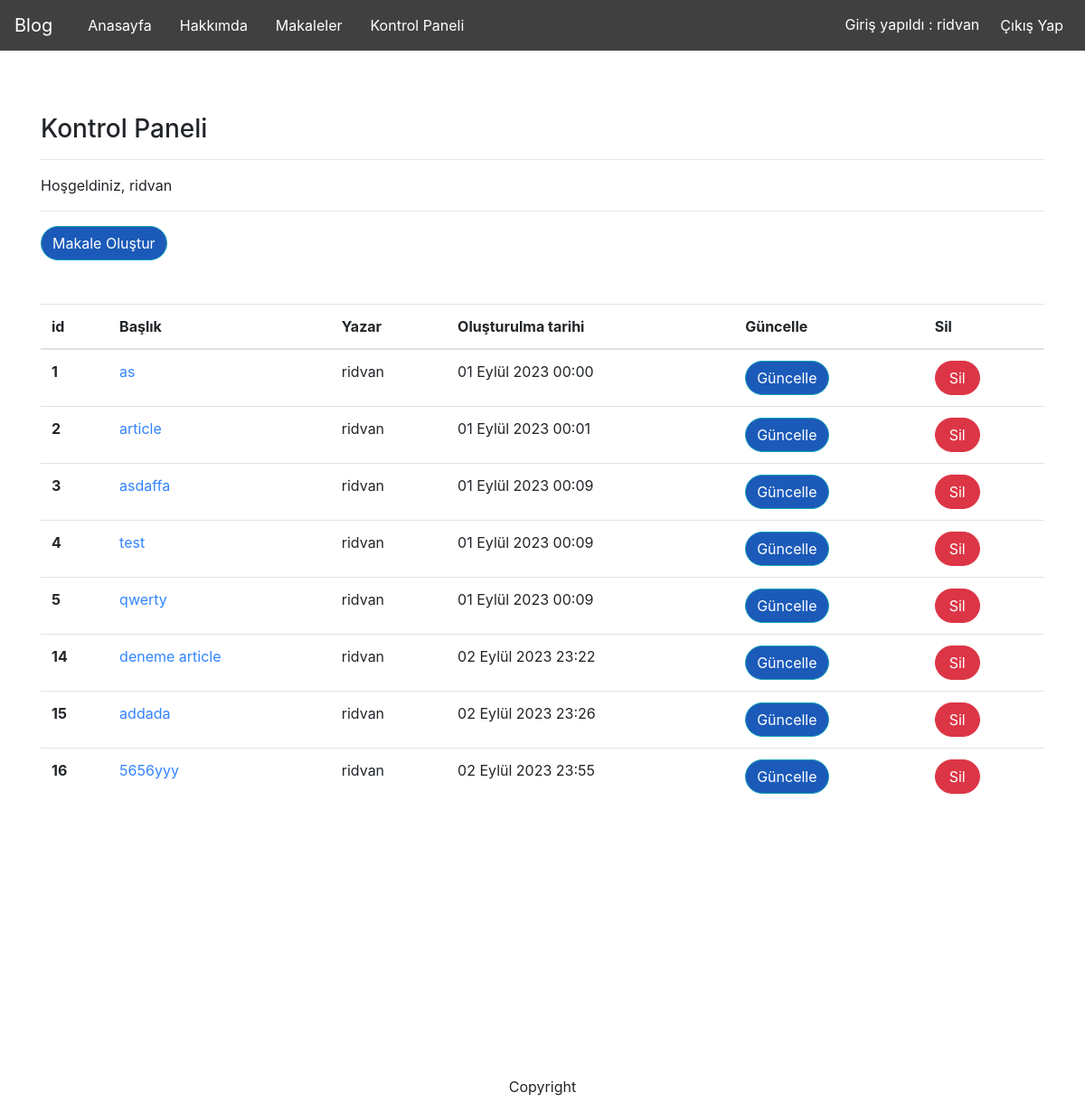
Before: /articles/dashboard/ (signed in) with the older database file.
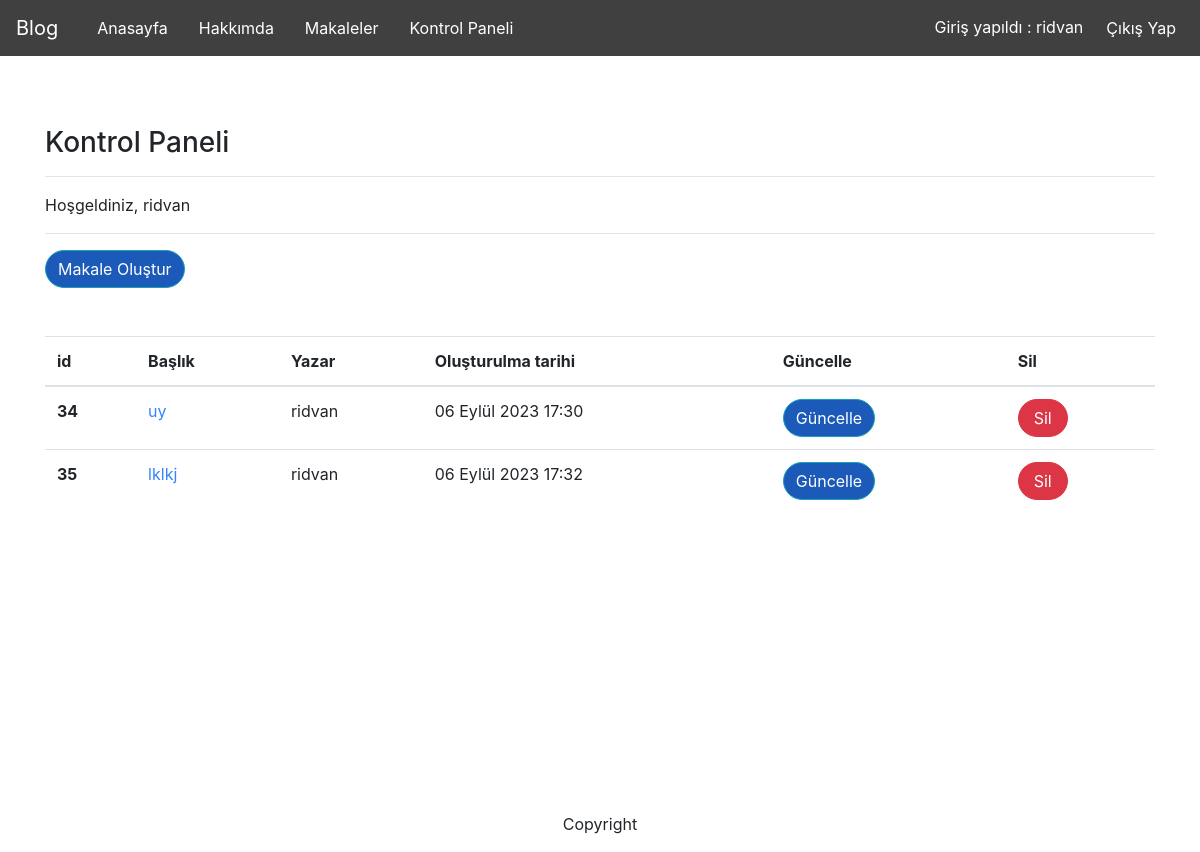
After: the same page with the newer database file.
### article/models.py (models this page shows, shortened)
class Article(models.Model):
    author = models.ForeignKey("auth.User", on_delete= models.CASCADE, verbose_name="Yazar")
    title = models.CharField(max_length= 50, verbose_name="Başlık")
    description = RichTextField(max_length=10000, verbose_name="Açıklama")
    created_date = models.DateTimeField(auto_now_add=True, verbose_name="Oluşturulma tarihi")
    article_image = models.FileField(blank = True,null = True,verbose_name="Dosya Ekle")

### article/views.py (the view)
# urls.py: path('dashboard/', views.dashboard, name="dashboard" ),
@login_required(login_url="user:loginUser")
def dashboard(request):
    articles = Article.objects.filter(author = request.user)
    context = {
        "articles":articles,
    }
    return render(request, "articles/dashboard.html", context)

### templates/articles/dashboard.html
{% extends 'layout.html' %}
{% block body %}
    <h3 class="about-text">Kontrol Paneli</h3>
    <hr>
    <p>Hoşgeldiniz, {{user.username}}</p>
    <hr>
    <a class="btn btn-info dashboard-button" href="/articles/addarticle">Makale Oluştur</a>
    <br><br><br>
    {% if articles %}
    <table class="table">
        <thead>
          <tr>
            <th scope="col">id</th>
            <th scope="col">Başlık</th>
            <th scope="col">Yazar</th>
            <th scope="col">Oluşturulma tarihi</th>
            <th scope="col">Güncelle</th>
            <th scope="col">Sil</th>
          </tr>
        </thead>
        <tbody>
            {% for article in articles %}
                <tr>
                    <th scope="row">{{article.id}}</th>
                    <td><a href="/articles/article/{{article.id}}" class="about-link">{{article.title}}</a></td>
                    <td>{{article.author.username}}</td>
                    <td>{{article.created_date}}</td>
                    <td><a href="/articles/update/{{article.id}}" class="btn btn-info dashboard-button">Güncelle</a></td>
                    <td><a href="/articles/delete/{{article.id}}" class="btn btn-danger dashboard-button-delete">Sil</a></td>
                </tr>
            {% endfor %}
        </tbody>
      </table>
      {% else %}
            <div class="alert alert-danger">
                Henüz bir makaleniz bulunmuyor...
            </div>
    {% endif %}
{% endblock body %}

Changed rows visible on the page:
removed Article: id "1", title "as", author.username "ridvan", created_date "01 Eylül 2023 00:00"
removed Article: id "2", title "article", author.username "ridvan", created_date "01 Eylül 2023 00:01"
removed Article: id "3", title "asdaffa", author.username "ridvan", created_date "01 Eylül 2023 00:09"
removed Article: id "4", title "test", author.username "ridvan", created_date "01 Eylül 2023 00:09"
removed Article: id "5", title "qwerty", author.username "ridvan", created_date "01 Eylül 2023 00:09"
removed Article: id "14", title "deneme article", author.username "ridvan", created_date "02 Eylül 2023 23:22"
removed Article: id "15", title "addada", author.username "ridvan", created_date "02 Eylül 2023 23:26"
removed Article: id "16", title "5656yyy", author.username "ridvan", created_date "02 Eylül 2023 23:55"
added Article: id "34", title "uy", author.username "ridvan", created_date "06 Eylül 2023 17:30"
added Article: id "35", title "lklkj", author.username "ridvan", created_date "06 Eylül 2023 17:32"
